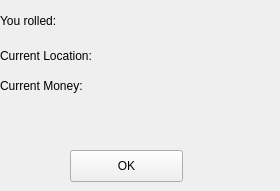
     <widget class="QWidget" name="page_20l">
      <widget class="QLabel" name="label_l3_11">
       <property name="geometry">
        <rect>
         <x>100</x>
         <y>70</y>
         <width>131</width>
         <height>31</height>
        </rect>
       </property>
       <property name="text">
        <string/>
       </property>
      </widget>
      <widget class="QLabel" name="label_140">
       <property name="geometry">
        <rect>
         <x>0</x>
         <y>70</y>
         <width>111</width>
         <height>31</height>
        </rect>
       </property>
       <property name="text">
        <string>Current Money:</string>
       </property>
      </widget>
      <widget class="QLabel" name="label_141">
       <property name="geometry">
        <rect>
         <x>0</x>
         <y>40</y>
         <width>111</width>
         <height>31</height>
        </rect>
       </property>
       <property name="text">
        <string>Current Location:</string>
       </property>
      </widget>
      <widget class="QLabel" name="label_142">
       <property name="geometry">
        <rect>
         <x>0</x>
         <y>0</y>
         <width>81</width>
         <height>41</height>
        </rect>
       </property>
       <property name="text">
        <string>You rolled:</string>
       </property>
      </widget>
      <widget class="QLabel" name="label_l1_11">
       <property name="geometry">
        <rect>
         <x>100</x>
         <y>0</y>
         <width>61</width>
         <height>31</height>
        </rect>
       </property>
       <property name="text">
        <string/>
       </property>
      </widget>
      <widget class="QLabel" name="label_l2_11">
       <property name="geometry">
        <rect>
         <x>120</x>
         <y>40</y>
         <width>151</width>
         <height>31</height>
        </rect>
       </property>
       <property name="text">
        <string/>
       </property>
      </widget>
      <widget class="QPushButton" name="pushButton_l12">
       <property name="geometry">
        <rect>
         <x>70</x>
         <y>150</y>
         <width>113</width>
         <height>32</height>
        </rect>
       </property>
       <property name="text">
        <string>OK</string>
       </property>
      </widget>
     </widget>
